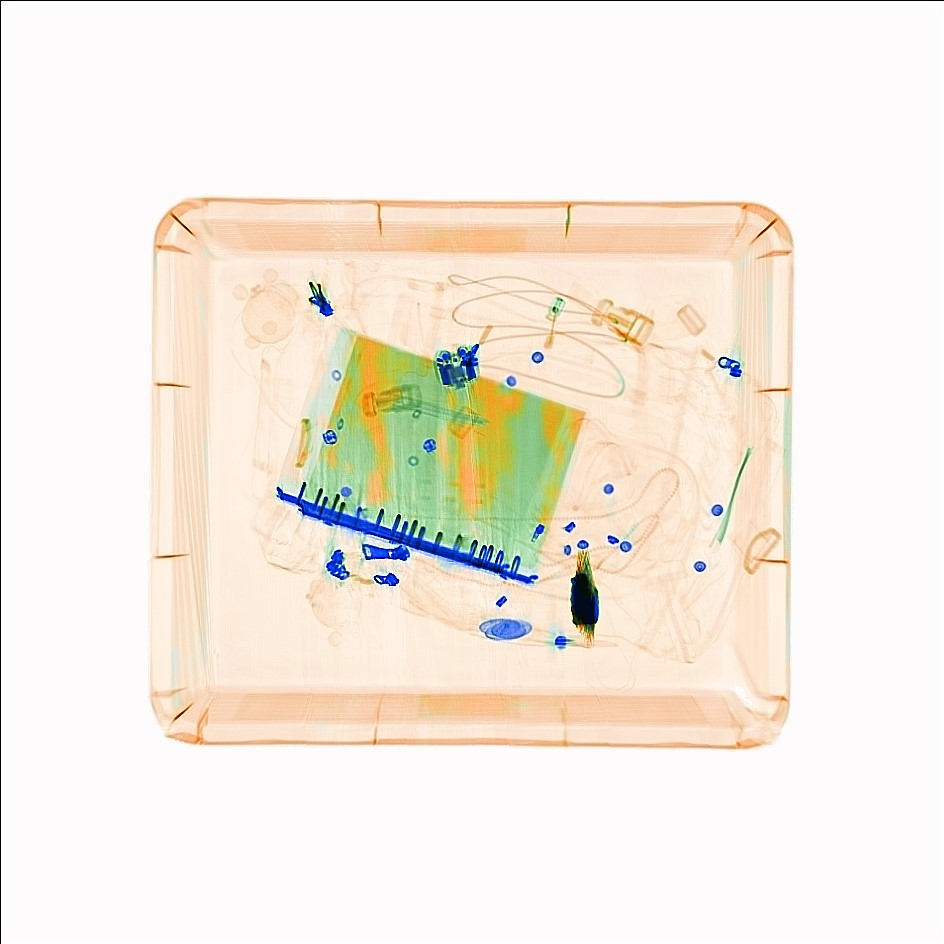
#> input picture all/01010316-1.BMP, 944 x 944 px
$ python -i main.py   (imports and definitions only)
#> lines starting #> are read from the running program, lines starting #| are printed output that depends on the picture; after the words box and inside, x2 and y2 are one past the last pixel; in counts of white or black regions, pixels touching at a corner belong together
import os
import cv2
import xml.etree.ElementTree as ET

'''
生成TIP合成数据对应的XML
根据TIP合成数据的中间过程：empty/binary进行阈值分割，再根据裁剪的offset对分割后得到的二维框进行修正
将裁剪后图像尺寸、lable、以及二维坐标按规定格式写入XML
'''

# root_dir = "./all"
root_dir = "E:\\tip\\4generate\\4gen\\all"
xml_dir = "./XML_4_19.7"
# xml_dir = "./XML"
tmp_xml = "1.xml"
offset_path = "./offset/offset_4_19.7.txt"
label_path = "./category/category_4.txt"

# [12 lines left out: function find_files, not called in this run]

def get_one_2d_point(path,min_size = 10 ,max_size = 900,add_edge = 5):
    '''
    min_size:预测的框大小小于10，舍弃
    max_size:预测的框大小大于900，舍弃
    add_edge:得到的二维框添加5个像素的容错
    '''
#> called with path = 'all/01010316-1.BMP', min_size = 10, max_size = 900, add_edge = 5
    # 读取彩色图像
    # print(path)
    image = cv2.imread(path)
#> image is the input picture: shape (944, 944, 3); mean B, G, R 227.4, 237.3, 244.6
    gray = cv2.cvtColor(image, cv2.COLOR_BGR2GRAY)
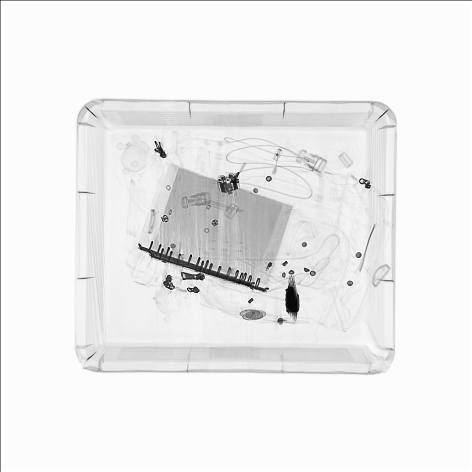
#> gray: shape (944, 944) (shown at 1/2 size); min 0, max 255, mean 238.5
    _, binary = cv2.threshold(gray, 240, 255, cv2.THRESH_BINARY_INV)
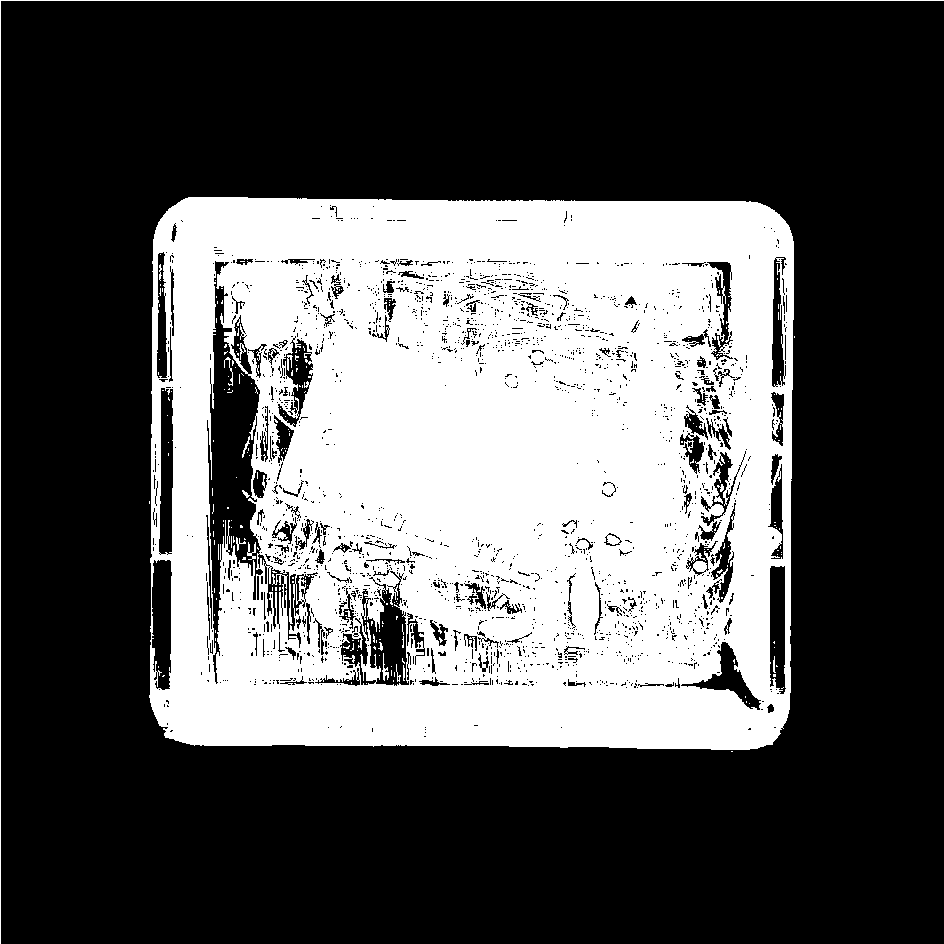
#> binary: shape (944, 944); 34.2% white; 246 white regions (229 under 20 px)

    # cv2.imwrite("gray_image.jpg", gray)
    # cv2.imwrite("binary_image.jpg", binary)

    # 寻找轮廓
    contours, _ = cv2.findContours(binary, cv2.RETR_EXTERNAL, cv2.CHAIN_APPROX_SIMPLE)
#> contours = 5 contours, 4 with area under 20; largest, box (x1, y1, x2, y2) and area: (149, 197, 794, 750) 347521
    # 获取轮廓的最小外接矩形
    min_rect = [cv2.boundingRect(contour) for contour in contours]
#> min_rect = [(731, 751, 2, 1), (149, 501, 1, 3), (794, 336, 1, 2), (149, 197, 645, 553), (0, 0, 944, 944)]
    # print(min_rect)
    # 返回最小外接矩形的左上和右下两个点的坐标，并根据裁剪偏移量调整坐标
    min_rect_points = []
    for rect in min_rect:
        x, y, w, h = rect
        if (w >= min_size or h >= min_size) and w <= max_size and h <= max_size :
            pt1 = [x - add_edge, y - add_edge]
            pt2 = [x + w + add_edge, y + h + add_edge]
            min_rect_points.append(pt1)
            min_rect_points.append(pt2)
#> this loop made 5 passes
#> (x, y, w, h, pt1, pt2) on pass 4: (149, 197, 645, 553, [144, 192], [799, 755])
#> after the loop, min_rect_points = [[144, 192], [799, 755]]

    return min_rect_points

# [171 lines left out: functions process_one_xml, get_offset, get_label, get_xml, not called in this run]


# [4 lines not run here, left out]

>>> result = get_one_2d_point('all/01010316-1.BMP')
#> result = [[144, 192], [799, 755]]

$ run again, on all/01010316-3.BMP
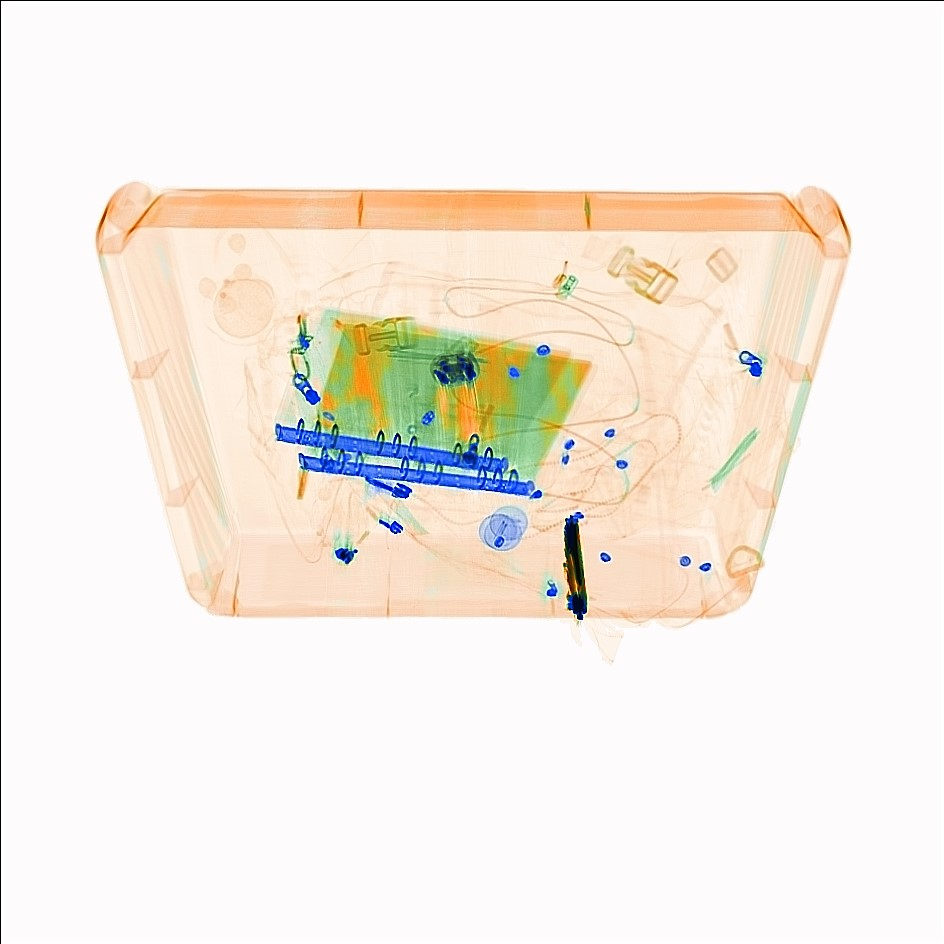
#> input picture all/01010316-3.BMP, 944 x 944 px
#> in get_one_2d_point, image is the input picture: shape (944, 944, 3); mean B, G, R 229.6, 237.8, 244.8
#> in get_one_2d_point, `gray = cv2.cvtColor(image, cv2.COLOR_BGR2GRAY)`:
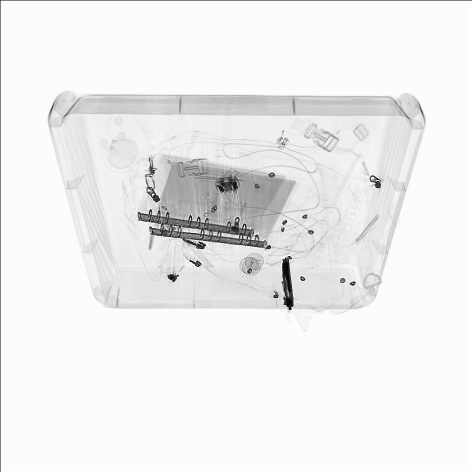
#> gray: shape (944, 944) (shown at 1/2 size); min 0, max 255, mean 239.1
#> in get_one_2d_point, `_, binary = cv2.threshold(gray, 240, 255, cv2.THRESH_BINARY_INV)`:
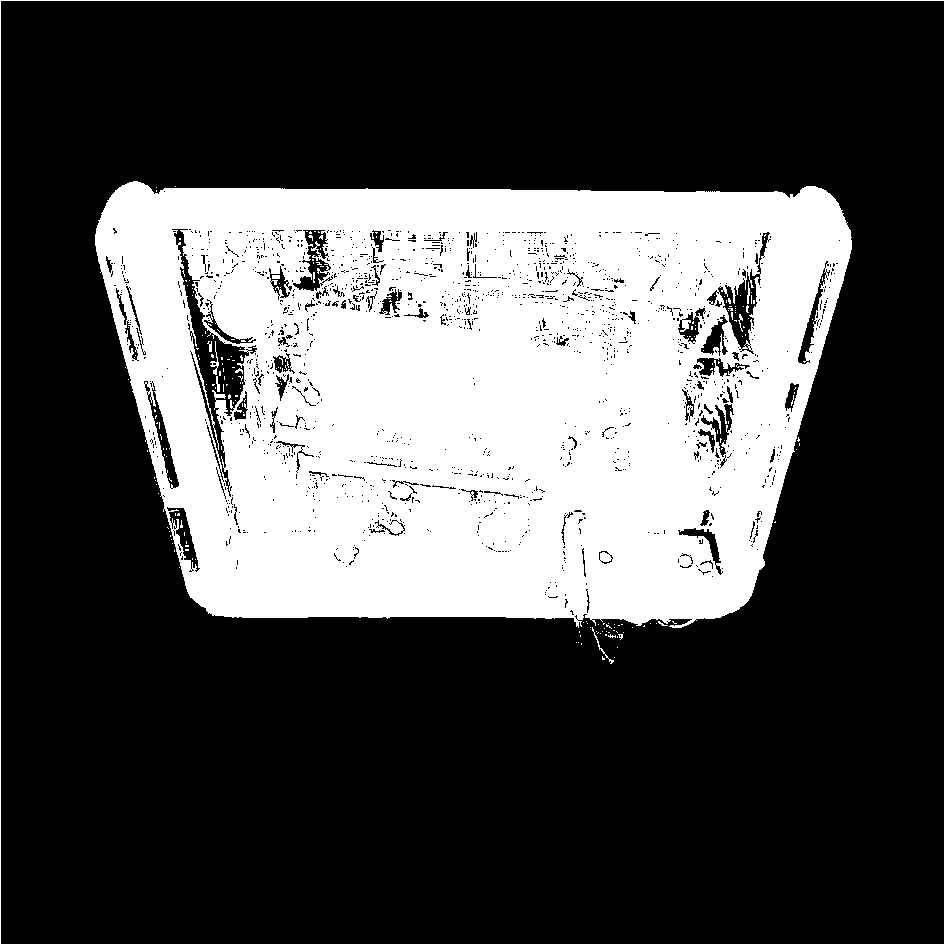
#> binary: shape (944, 944); 29.9% white; 225 white regions (214 under 20 px)
#> contours = 64 contours, 62 with area under 20; largest, box (x1, y1, x2, y2) and area: (95, 181, 852, 628) 284061, (592, 627, 614, 664) 26
#> min_rect = 64 items, first 6: (614, 657, 1, 1), (602, 656, 3, 4), (617, 647, 1, 1), (581, 643, 1, 2), (578, 642, 1, 1), (576, 642, 1, 1)
#> the loop in get_one_2d_point, `for rect in min_rect:` made 64 passes
#> (x, y, w, h, pt1, pt2) on passes 25, 40, 63: (592, 627, 22, 37, [587, 622], [619, 669]), (658, 621, 10, 5, [653, 616], [673, 631]), (95, 181, 757, 447, [90, 176], [857, 633])
#> after the loop in get_one_2d_point, `for rect in min_rect:`: min_rect_points = [[587, 622], [619, 669], [653, 616], [673, 631], [90, 176], [857, 633]]
#> result has the same summary as min_rect_points in get_one_2d_point

$ run again, on all/01010316-8.BMP
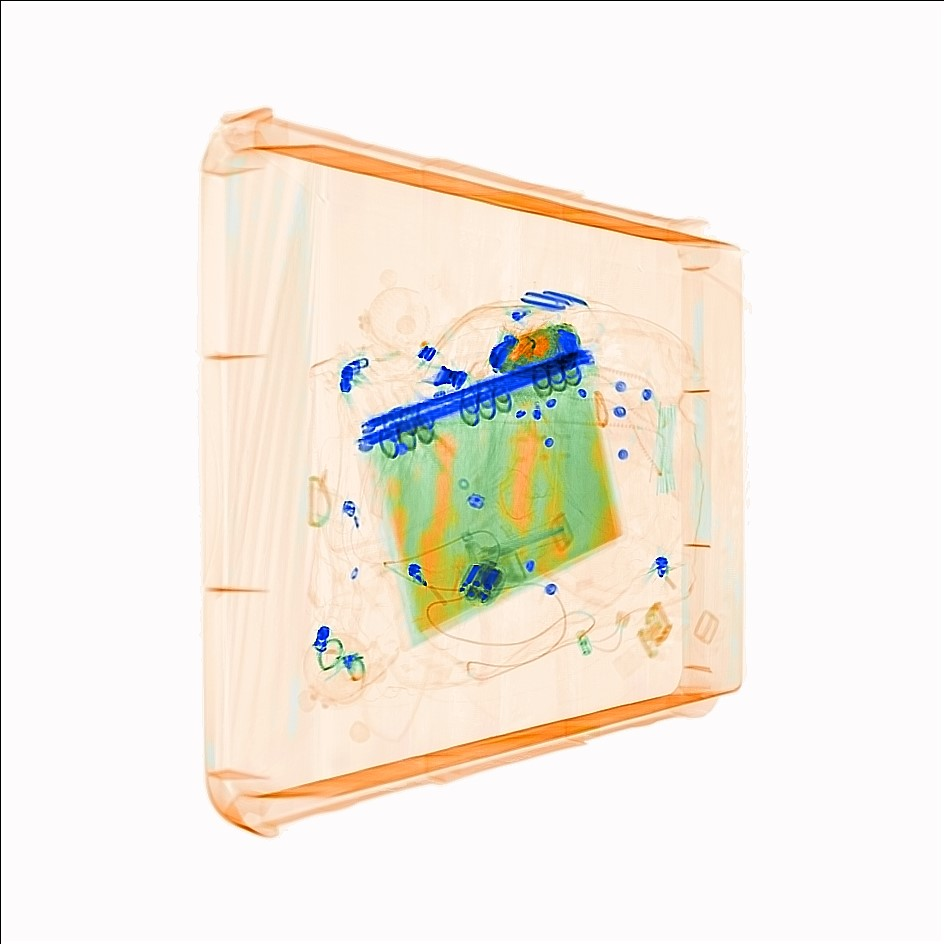
#> input picture all/01010316-8.BMP, 944 x 944 px
#> in get_one_2d_point, image is the input picture: shape (944, 944, 3); mean B, G, R 228, 237.4, 244.1
#> in get_one_2d_point, `gray = cv2.cvtColor(image, cv2.COLOR_BGR2GRAY)`:
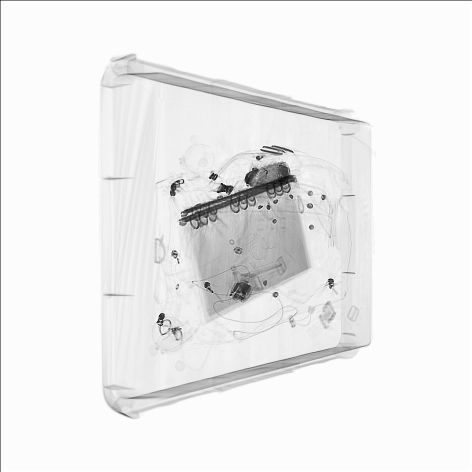
#> gray: shape (944, 944) (shown at 1/2 size); min 0, max 255, mean 238.5
#> in get_one_2d_point, `_, binary = cv2.threshold(gray, 240, 255, cv2.THRESH_BINARY_INV)`:
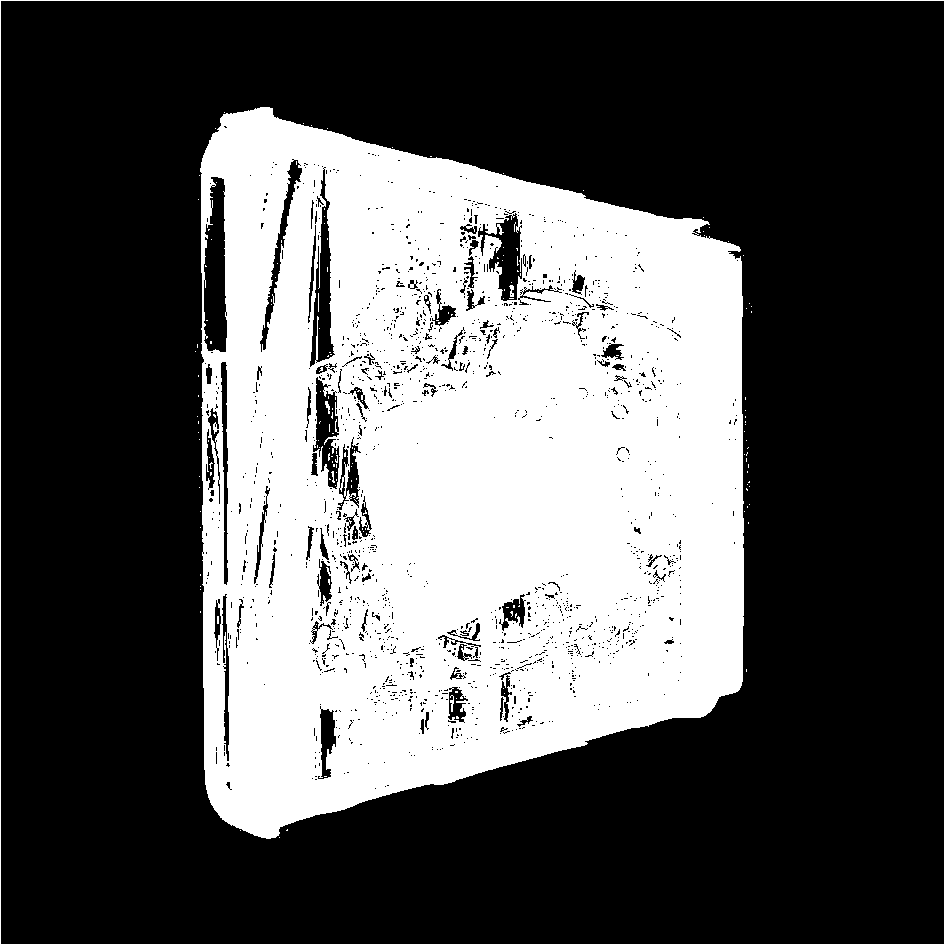
#> binary: shape (944, 944); 33.8% white; 178 white regions (172 under 20 px)
#> contours = 64 contours, 63 with area under 20; largest, box (x1, y1, x2, y2) and area: (200, 107, 744, 839) 324142
#> min_rect = 64 items, first 6: (279, 837, 1, 1), (240, 830, 1, 1), (286, 829, 2, 2), (746, 669, 1, 3), (200, 611, 1, 2), (200, 589, 1, 1)
#> the loop in get_one_2d_point, `for rect in min_rect:` made 64 passes
#> (x, y, w, h, pt1, pt2) on pass 63: (200, 107, 544, 732, [195, 102], [749, 844])
#> after the loop in get_one_2d_point, `for rect in min_rect:`: min_rect_points = [[195, 102], [749, 844]]
